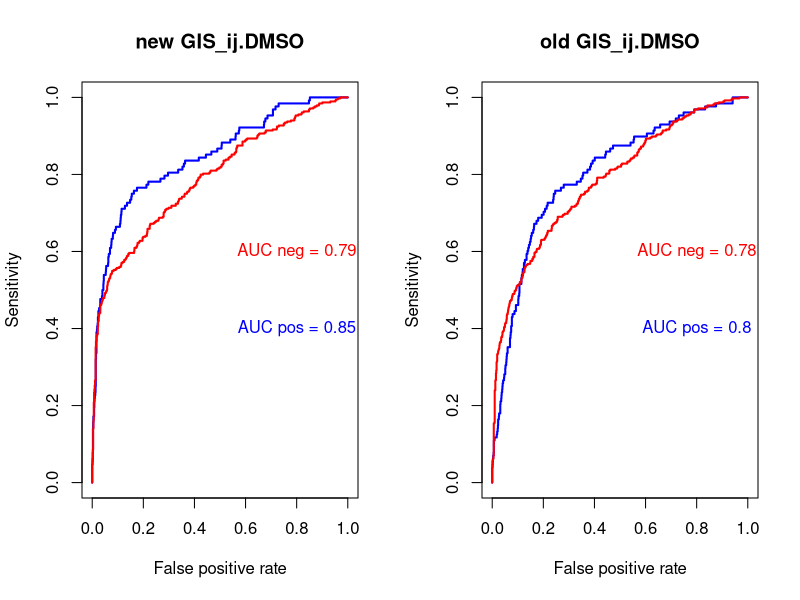
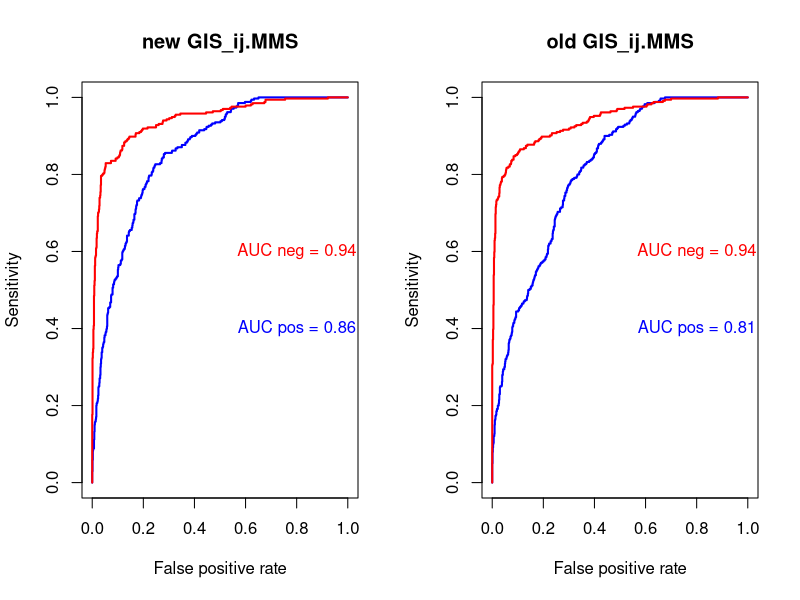
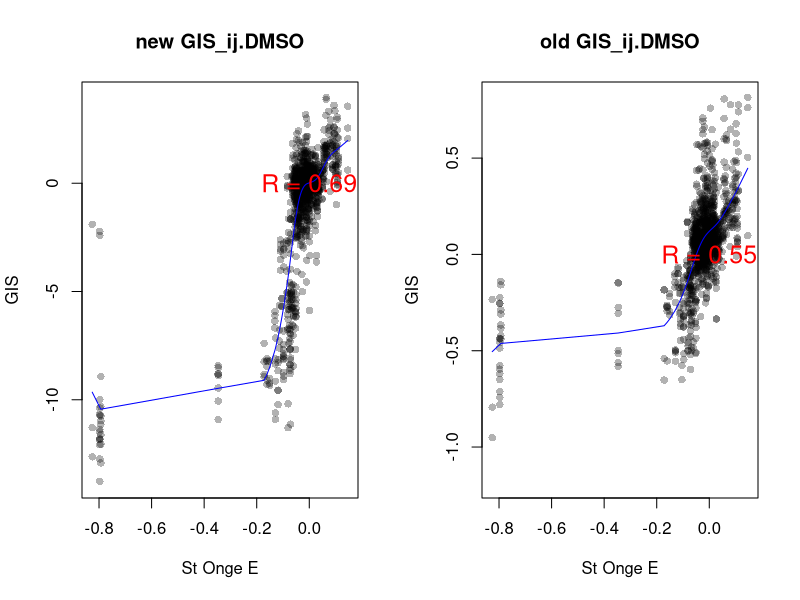
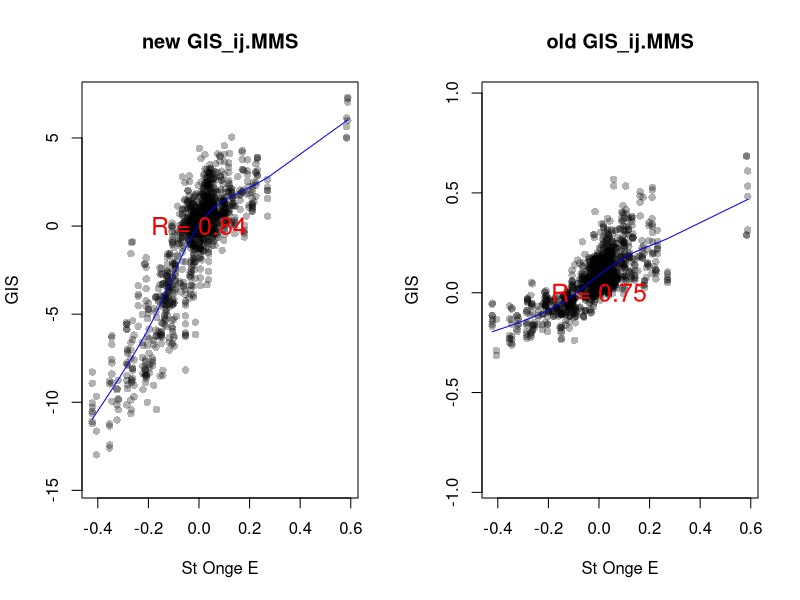

Source code (R) for these figures, in order:
library(ROCR)

rhombus_integration <- function(x, y) {
  sum <- 0
  for (i in 2:length(x)) {
    base <- x[i] - x[i - 1]
    mid_height <- mean(c(y[i], y[i - 1]))
    sum <- sum + base * mid_height
  }
  return(sum)
}

this.dir <- dirname(parent.frame(2)$ofile)
setwd(this.dir)
setwd('../data')

gi_data_new <- read.table('table_s1_new.tsv', head = T)
#gi_data_new <-
#  dplyr::filter(gi_data_new,
#                Remove_by_Chromosomal_distance_or_SameGene == 'no')
#gi_data_new <-
#  dplyr::filter(gi_data_new, C_ij.HetDipl > 100)

gi_data_old <- read.table('table_s1.tsv', head = T)
#gi_data_old <-
#  dplyr::filter(gi_data_old,
#                Remove_by_Chromosomal_distance_or_SameGene == 'no')
#gi_data_old <-
#  dplyr::filter(gi_data_old, C_ij.HetDipl > 100)
par(mfrow = c(1, 2))

gi_data_list <- list(gi_data_new, gi_data_old)
names(gi_data_list) <- c('new', 'old')


#Compare AUC
gi_scores <- gi_data_new[, grep('^GIS', colnames(gi_data_new))]
for (condition in colnames(gi_scores)[c(2, 3)]) {
  for (i in 1:length(gi_data_list)) {
    gi_data <- gi_data_list[[i]]
    gi_data_filtered <-
      dplyr::filter(gi_data,
                    SOJ_Class_NoMMS %in% c('NEUTRAL', 'AGGRAVATING', 'ALLEVIATING'))
    
    gi_scores <- gi_data[, grep('^GIS', colnames(gi_data))]
    
    
    if (condition %in% c("GIS_ij.NoDrug", "GIS_ij.DMSO")) {
      st_onge_class <- 'SOJ_Class_NoMMS'
    }
    if (condition == "GIS_ij.MMS") {
      st_onge_class <- 'SOJ_Class_MMS'
    }
    
    labels_pos <- gi_data_filtered[, st_onge_class] == 'ALLEVIATING'
    labels_neg <- gi_data_filtered[, st_onge_class] == 'AGGRAVATING'
    z_scores_cond_pos <-
      gi_data_filtered[, condition]#, collapse = '')]
    z_scores_cond_neg <- -z_scores_cond_pos
    
    
    perf_pos <-
      performance(prediction(z_scores_cond_pos, labels_pos), 'sens', 'fpr')
    perf_neg <-
      performance(prediction(z_scores_cond_neg, labels_neg), 'sens', 'fpr')
    
    plot(
      perf_pos,
      lwd = 2,
      col = 'blue',
      main = paste(names(gi_data_list)[i],condition)
    )
    lines(perf_neg@x.values[[1]],
          perf_neg@y.values[[1]],
          lwd = 2,
          col = 'red')
    
    auc_neg <-
      rhombus_integration(perf_neg@x.values[[1]], perf_neg@y.values[[1]])
    auc_pos <-
      rhombus_integration(perf_pos@x.values[[1]], perf_pos@y.values[[1]])
    
    text(0.8, 0.6, sprintf('AUC neg = %s', format(auc_neg, digits = 2)), col =
           'red')
    text(0.8, 0.4, sprintf('AUC pos = %s', format(auc_pos, digits = 2)), col =
           'blue')
    
  }
}

#Correlate with GI scores
for (condition in colnames(gi_scores)[c(2,3)]) {
  for (i in 1:length(gi_data_list)) {
    gi_data <- gi_data_list[[i]]
    if (condition %in% c("GIS_ij.NoDrug", "GIS_ij.DMSO")) {
      st_onge_e <- 'SOJ_E_NoMMS'
    }
    if (condition == "GIS_ij.MMS") {
      st_onge_e <- 'SOJ_E_MMS'
    }
    plot(gi_data[, st_onge_e], gi_data[, condition], pch = 16,
         main= paste(names(gi_data_list)[i],condition), col = rgb(0,0,0,0.3),
         xlab = 'St Onge E',ylab ='GIS')
    lines(smooth.spline(gi_data[is.finite(gi_data[, st_onge_e]), st_onge_e], gi_data[is.finite(gi_data[, st_onge_e]), condition],penalty=10), col =
            'blue')
   correl <- cor(gi_data[, st_onge_e], gi_data[, condition],use='pair')
   
   text(0,0,sprintf('R = %s',format(correl,digits=2)),col='red',cex=1.5)
    #stop()
  }
  

}
